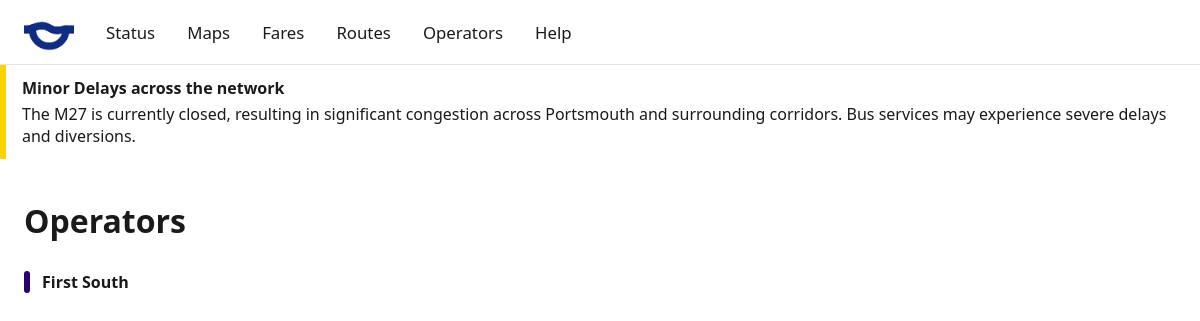
The app's page /operators/ with its own data.
### siteui/models.py (models this page shows, shortened)
class NetworkIncident(models.Model):
    title = models.CharField(max_length=100)
    description = models.TextField()
    status_type = models.ForeignKey(
        ServiceStatusType,
        on_delete=models.PROTECT,
    )
    start_time = models.DateTimeField()
    expected_end_time = models.DateTimeField(blank=True, null=True)
    active = models.BooleanField(default=True)
    affects_modes = models.ManyToManyField(
        Mode,
        blank=True,
        help_text="If empty, affects entire network",
    )
    created_at = models.DateTimeField(auto_now_add=True)
    class Meta:
        ordering = ["-start_time"]

class ServiceStatusType(models.Model):
    name = models.CharField(max_length=30, unique=True)
    description = models.TextField(blank=True)
    colour_hex = models.CharField(
        max_length=7,
        help_text="TfL-approved hex colour (e.g. #DC241F)",
    )
    severity = models.PositiveSmallIntegerField(
        default=0,
        help_text="Lower = better service",
    )
    class Meta:
        verbose_name = "Service status type"
        verbose_name_plural = "Service status types"
        ordering = ["severity", "name"]

class Operator(models.Model):
    uuid = models.UUIDField(primary_key=True, default=uuid.uuid4, editable=False)
    operator_name = models.CharField(max_length=50)
    bustimes_slug = models.SlugField(
        unique=True,
        help_text="Unique Bustimes.org operator slug",
    )
    website = models.URLField(blank=True)
    telephone = models.CharField(
        max_length=20,
        blank=True,
        validators=[
            RegexValidator(
                regex=r"^\+44\d{9,12}$",
                message="Telephone must be in +44 format",
            )
        ],
    )
    email = models.EmailField(blank=True)
    logo_circular = models.ImageField(
        upload_to="operators/logos/circular/",
        blank=True,
    )
    logo_banner = models.ImageField(
        upload_to="operators/logos/banner/",
        blank=True,
        help_text="Only used on operator detail pages",
    )
    primary_hex = models.CharField(
        max_length=7,
        help_text="Hex colour, e.g. #0019A8",
    )
    secondary_hex = models.CharField(max_length=7, blank=True)
    vehicles_operated = models.ManyToManyField(
        VehicleType,
        blank=True,
    )
    has_custom_page = models.BooleanField(
        default=False,
        help_text="Enable a custom operator page layout",
    )
    custom_template = models.CharField(
        max_length=100,
        blank=True,
        help_text="Optional template path, e.g. siteui/operators/stagecoach.html",
    )
    is_featured = models.BooleanField(
        default=False,
        help_text="Show this operator as featured on key pages",
    )
    class Meta:
        ordering = ["operator_name"]

### siteui/views.py (the view)
# urls.py: path("operators/", views.operators, name="operators"),
def operators(request):
    return render(
        request,
        "siteui/operators.html",
        {"operators": Operator.objects.order_by("operator_name")},
    )

### siteui/context_processors.py (called while the page is built)
def network_incident(request):
    incident = (
        NetworkIncident.objects
        .filter(active=True)
        .select_related("status_type")
        .order_by("-start_time")
        .first()
    )
    return {
        "active_network_incident": incident
    }

### templates/siteui/operators.html (shortened to what this page needs)
{% extends "base.html" %}
{% block content %}
<h1>Operators</h1>
<ul class="operator-list">
  {% for operator in operators %}
    <li class="operator-row">
      <span
        class="status-bar"
        style="background-color: {{ operator.primary_hex }}"
        aria-hidden="true"
      ></span>
      {% if operator.operator_name == "Stagecoach" %}
        <a href="{% url 'operator_stagecoach' %}" class="operator-name">
          {{ operator.operator_name }}
        </a>
      {% elif operator.operator_name == "First Bus" %}
        <a href="{% url 'operator_first' %}" class="operator-name">
          {{ operator.operator_name }}
        </a>
      {% else %}
        <span class="operator-name operator-name--disabled">
          {{ operator.operator_name }}
        </span>
      {% endif %}
    </li>
  {% endfor %}
</ul>
{% endblock %}

### templates/base.html (shortened to what this page needs)
{% load static %}
<!DOCTYPE html>
<html lang="en-GB">
<head>
  <link rel="stylesheet" href="{% static 'css/main.css' %}">
</head>
<body>
<header class="tfl-lite-header">
  <div class="tfl-lite-inner">
  <a href="/" class="tfl-logo-img" aria-label="Transport for Portsmouth home">
    <img
      src="{% static 'img/tfp/Blue Circular Transparent.png' %}"
      alt="Transport for Portsmouth"
      width="50"
      height="50"
    >
    <nav class="tfl-lite-nav" aria-label="Primary navigation">
      <ul>
        <li><a href="/status/">Status</a></li>
        <li><a href="/maps/">Maps</a></li>
        <li><a href="/fares/">Fares</a></li>
        <li><a href="/routes/">Routes</a></li>
        <li><a href="/operators/">Operators</a></li>
        <li><a href="/help/">Help</a></li>
      </ul>
    </nav>
  </div>
</header>
{% if active_network_incident %}
  <div class="network-banner"
       style="
         border-left: 6px solid {{ active_network_incident.status_type.colour_hex }};
         background: rgba(255,255,255,0.04);
         padding: 12px 16px;
         margin: 0;
       ">
    <strong>
      {{ active_network_incident.status_type.name }} across the network
    </strong>
    <div style="margin-top: 4px;">
      {{ active_network_incident.description }}
    </div>
  </div>
{% endif %}
<main class="site-main">
  {% block content %}{% endblock %}
</main>
</body>
</html>

### static/css/main.css (style rules this page uses)
* { box-sizing: border-box; }
body { margin: 0; font-family: "Segoe UI", Arial, Helvetica, sans-serif; color: #1a1a1a; background: #ffffff; }
.tfl-lite-header { background: #ffffff; border-bottom: 1px solid #e5e5e5; }
.tfl-lite-inner { max-width: 1280px; height: 64px; margin: 0 auto; padding: 0 24px; display: flex; align-items: center; }
.tfl-lite-nav ul { list-style: none; display: flex; gap: 32px; padding: 0; margin: 0; }
.tfl-lite-nav a { text-decoration: none; color: #1a1a1a; font-size: 1.05rem; font-weight: 500; padding: 4px 0; border-bottom: 2px solid transparent; }
.site-main { max-width: 1200px; margin: 40px auto; padding: 0 24px; }
.status-bar { width: 6px; min-width: 6px; align-self: stretch; background-clip: padding-box; border-radius: 3px; flex-shrink: 0; }
.operator-list { list-style: none; padding: 0; margin: 0; }
.operator-row { display: flex; align-items: center; gap: 12px; padding: 8px 0; }
.operator-name { font-weight: 600; text-decoration: none; color: #1a1a1a; }

### records on screen
NetworkIncident: status_type.name "Minor Delays", description "The M27 is currently closed, resulting in significant congestion across Portsmouth and surrounding corridors. Bus services may experience severe delays and diversions."
Operator: operator_name "First South"
